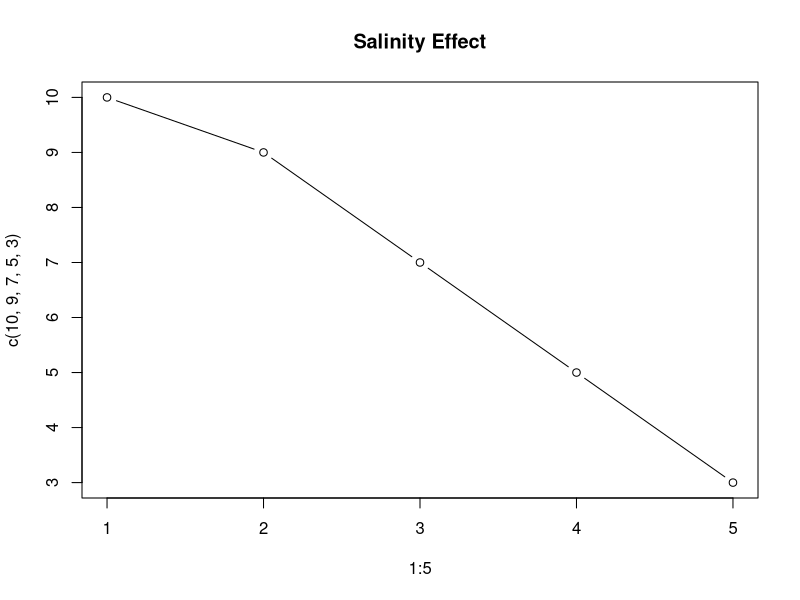

Write the R code that produced this figure.
## ---- chunk 1
#| label: fig:salinity
#| fig-cap: "Germination rate under salinity"
plot(1:5, c(10,9,7,5,3), type="b", main="Salinity Effect")
